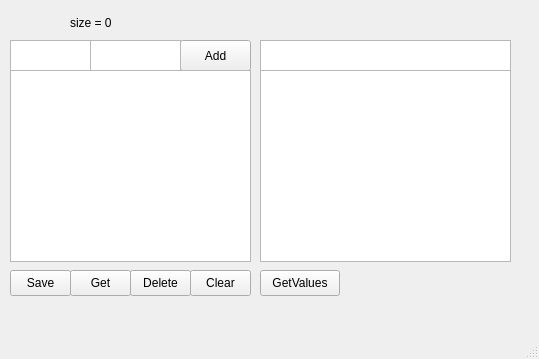
<?xml version="1.0" encoding="UTF-8"?>
<ui version="4.0">
 <class>MainWindow</class>
 <widget class="QMainWindow" name="MainWindow">
  <property name="geometry">
   <rect>
    <x>0</x>
    <y>0</y>
    <width>539</width>
    <height>359</height>
   </rect>
  </property>
  <property name="windowTitle">
   <string>MainWindow</string>
  </property>
  <widget class="QWidget" name="centralwidget">
   <widget class="QPushButton" name="addButton">
    <property name="geometry">
     <rect>
      <x>180</x>
      <y>40</y>
      <width>71</width>
      <height>31</height>
     </rect>
    </property>
    <property name="text">
     <string>Add</string>
    </property>
   </widget>
   <widget class="QPushButton" name="deleteButton">
    <property name="geometry">
     <rect>
      <x>130</x>
      <y>270</y>
      <width>61</width>
      <height>26</height>
     </rect>
    </property>
    <property name="text">
     <string>Delete</string>
    </property>
   </widget>
   <widget class="QPushButton" name="getButton">
    <property name="geometry">
     <rect>
      <x>70</x>
      <y>270</y>
      <width>61</width>
      <height>26</height>
     </rect>
    </property>
    <property name="text">
     <string>Get</string>
    </property>
   </widget>
   <widget class="QPushButton" name="saveButton">
    <property name="geometry">
     <rect>
      <x>10</x>
      <y>270</y>
      <width>61</width>
      <height>26</height>
     </rect>
    </property>
    <property name="text">
     <string>Save</string>
    </property>
   </widget>
   <widget class="QPushButton" name="clearButton">
    <property name="geometry">
     <rect>
      <x>190</x>
      <y>270</y>
      <width>61</width>
      <height>26</height>
     </rect>
    </property>
    <property name="text">
     <string>Clear</string>
    </property>
   </widget>
   <widget class="QListWidget" name="hashList">
    <property name="geometry">
     <rect>
      <x>10</x>
      <y>70</y>
      <width>241</width>
      <height>192</height>
     </rect>
    </property>
   </widget>
   <widget class="QTextEdit" name="input1Edit">
    <property name="geometry">
     <rect>
      <x>10</x>
      <y>40</y>
      <width>81</width>
      <height>31</height>
     </rect>
    </property>
   </widget>
   <widget class="QTextEdit" name="input2Edit">
    <property name="geometry">
     <rect>
      <x>90</x>
      <y>40</y>
      <width>91</width>
      <height>31</height>
     </rect>
    </property>
   </widget>
   <widget class="QListWidget" name="valuesWidget">
    <property name="geometry">
     <rect>
      <x>260</x>
      <y>70</y>
      <width>251</width>
      <height>192</height>
     </rect>
    </property>
   </widget>
   <widget class="QLabel" name="label">
    <property name="geometry">
     <rect>
      <x>70</x>
      <y>7</y>
      <width>101</width>
      <height>31</height>
     </rect>
    </property>
    <property name="text">
     <string>size = 0</string>
    </property>
   </widget>
   <widget class="QTextEdit" name="vectorInputEdit">
    <property name="geometry">
     <rect>
      <x>260</x>
      <y>40</y>
      <width>251</width>
      <height>31</height>
     </rect>
    </property>
   </widget>
   <widget class="QPushButton" name="getValuesButton">
    <property name="geometry">
     <rect>
      <x>260</x>
      <y>270</y>
      <width>80</width>
      <height>26</height>
     </rect>
    </property>
    <property name="text">
     <string>GetValues</string>
    </property>
   </widget>
  </widget>
  <widget class="QMenuBar" name="menubar">
   <property name="geometry">
    <rect>
     <x>0</x>
     <y>0</y>
     <width>539</width>
     <height>23</height>
    </rect>
   </property>
  </widget>
  <widget class="QStatusBar" name="statusbar"/>
 </widget>
 <resources/>
 <connections/>
</ui>
